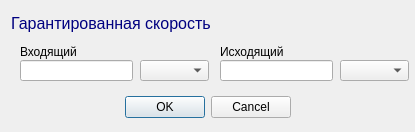
<ui version="4.0" >
 <class>Dialog</class>
 <widget class="QDialog" name="Dialog" >
  <property name="geometry" >
   <rect>
    <x>0</x>
    <y>0</y>
    <width>415</width>
    <height>132</height>
   </rect>
  </property>
  <property name="windowTitle" >
   <string>Dialog</string>
  </property>
  <widget class="QDialogButtonBox" name="buttonBox" >
   <property name="geometry" >
    <rect>
     <x>120</x>
     <y>95</y>
     <width>171</width>
     <height>25</height>
    </rect>
   </property>
   <property name="orientation" >
    <enum>Qt::Horizontal</enum>
   </property>
   <property name="standardButtons" >
    <set>QDialogButtonBox::Cancel|QDialogButtonBox::NoButton|QDialogButtonBox::Ok</set>
   </property>
  </widget>
  <widget class="QLabel" name="speed_out_label" >
   <property name="geometry" >
    <rect>
     <x>220</x>
     <y>44</y>
     <width>171</width>
     <height>16</height>
    </rect>
   </property>
   <property name="text" >
    <string>Исходящий</string>
   </property>
  </widget>
  <widget class="QLabel" name="speed_in_label" >
   <property name="geometry" >
    <rect>
     <x>20</x>
     <y>44</y>
     <width>171</width>
     <height>16</height>
    </rect>
   </property>
   <property name="text" >
    <string>Входящий</string>
   </property>
  </widget>
  <widget class="QComboBox" name="in_postfix" >
   <property name="geometry" >
    <rect>
     <x>140</x>
     <y>60</y>
     <width>69</width>
     <height>21</height>
    </rect>
   </property>
   <item>
    <property name="text" >
     <string/>
    </property>
   </item>
   <item>
    <property name="text" >
     <string>k</string>
    </property>
   </item>
   <item>
    <property name="text" >
     <string>M</string>
    </property>
   </item>
  </widget>
  <widget class="QComboBox" name="out_postfix" >
   <property name="geometry" >
    <rect>
     <x>340</x>
     <y>60</y>
     <width>69</width>
     <height>21</height>
    </rect>
   </property>
   <item>
    <property name="text" >
     <string/>
    </property>
   </item>
   <item>
    <property name="text" >
     <string>k</string>
    </property>
   </item>
   <item>
    <property name="text" >
     <string>M</string>
    </property>
   </item>
  </widget>
  <widget class="QLabel" name="description_label" >
   <property name="geometry" >
    <rect>
     <x>11</x>
     <y>11</y>
     <width>428</width>
     <height>25</height>
    </rect>
   </property>
   <property name="text" >
    <string>&lt;html>&lt;head>&lt;meta name="qrichtext" content="1" />&lt;style type="text/css">
p, li { white-space: pre-wrap; }
&lt;/style>&lt;/head>&lt;body style=" font-family:'MS Shell Dlg 2'; font-size:8.25pt; font-weight:400; font-style:normal;">
&lt;p style=" margin-top:0px; margin-bottom:0px; margin-left:0px; margin-right:0px; -qt-block-indent:0; text-indent:0px; font-size:8pt;">&lt;span style=" font-size:12pt; color:#000080;">Гарантированная скорость&lt;/span>&lt;/p>&lt;/body>&lt;/html></string>
   </property>
  </widget>
  <widget class="QLineEdit" name="speed_in_edit" >
   <property name="geometry" >
    <rect>
     <x>20</x>
     <y>60</y>
     <width>113</width>
     <height>21</height>
    </rect>
   </property>
  </widget>
  <widget class="QLineEdit" name="speed_out_edit" >
   <property name="geometry" >
    <rect>
     <x>220</x>
     <y>60</y>
     <width>113</width>
     <height>21</height>
    </rect>
   </property>
  </widget>
 </widget>
 <tabstops>
  <tabstop>speed_in_edit</tabstop>
  <tabstop>in_postfix</tabstop>
  <tabstop>speed_out_edit</tabstop>
  <tabstop>out_postfix</tabstop>
  <tabstop>buttonBox</tabstop>
 </tabstops>
 <resources/>
 <connections>
  <connection>
   <sender>buttonBox</sender>
   <signal>accepted()</signal>
   <receiver>Dialog</receiver>
   <slot>accept()</slot>
   <hints>
    <hint type="sourcelabel" >
     <x>248</x>
     <y>254</y>
    </hint>
    <hint type="destinationlabel" >
     <x>157</x>
     <y>274</y>
    </hint>
   </hints>
  </connection>
  <connection>
   <sender>buttonBox</sender>
   <signal>rejected()</signal>
   <receiver>Dialog</receiver>
   <slot>reject()</slot>
   <hints>
    <hint type="sourcelabel" >
     <x>316</x>
     <y>260</y>
    </hint>
    <hint type="destinationlabel" >
     <x>286</x>
     <y>274</y>
    </hint>
   </hints>
  </connection>
 </connections>
</ui>
